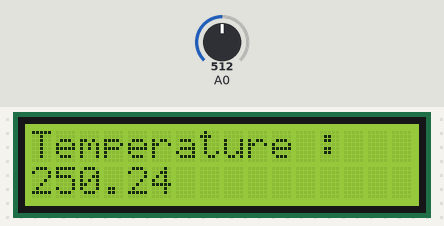
Simulated run of this sketch. Board: Arduino Uno, built with avr-gcc and run on an emulated ATmega328P. Parts: 16×2 character LCD. The inputs (shaded band) are chosen by the test bench; at power-on: A0 = 512.

Above: at 1.2 s.
1.3 s: A0 set to 716
At 3.3 s:
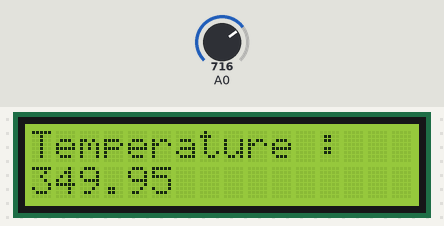
3.6 s: A0 set to 900
At 5.1 s:
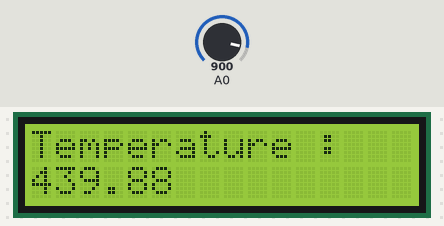
5.6 s: A0 set to 1023
At 6.8 s:
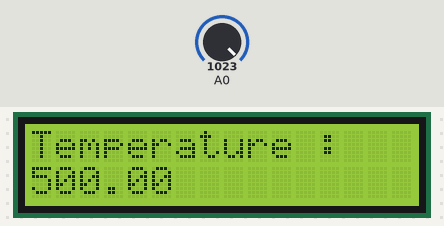
Timing chart, 0 to 8.6 s (numbered marks = the images above; inputs shaded):
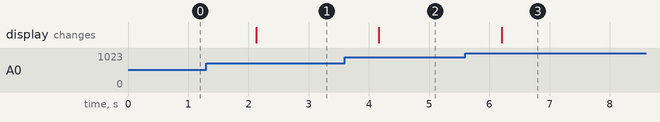

Measured:
- after the input at 1.3 s, the display: changes after 0.83 s (image 1)
- after the input at 3.6 s, the display: changes after 0.57 s (image 2)
- after the input at 5.6 s, the display: changes after 0.60 s (image 3)

The sketch:

LCD_Display_Temp.ino
```cpp
#include <LiquidCrystal_I2C.h>

LiquidCrystal_I2C lcd(0x27, 16, 2);

void setup() {
  lcd.init();
  lcd.clear();
  lcd.backlight();
  pinMode(A0, INPUT);
  Serial.begin(9600);

}

void loop() {
  float temp = analogRead(A0) * 0.48875855327468;
  lcd.setCursor(0, 0);
  lcd.print("Temperature :");
  lcd.setCursor(0, 1);
  lcd.print(temp);
  delay(1000);

}
```
